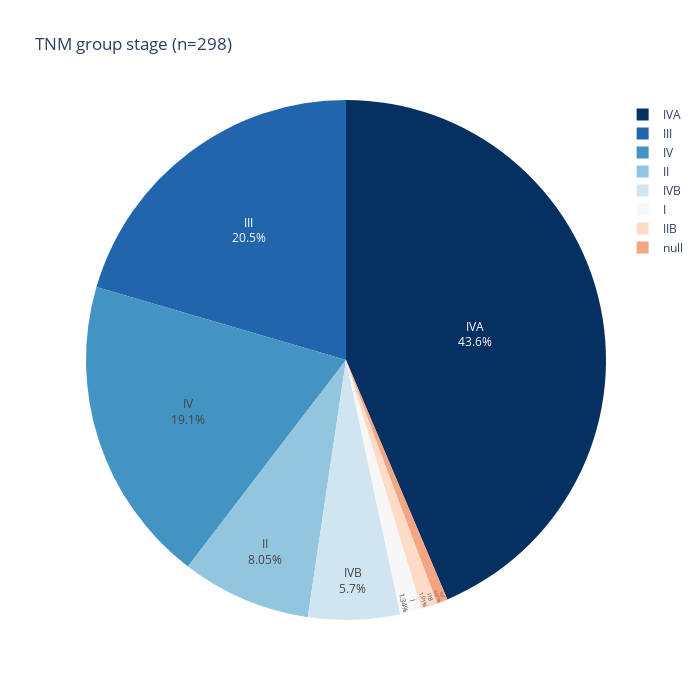

This figure's notebook cell:
### Code cell
fig = px.pie(data_raw, names='TNM group stage', title='TNM group stage (n=298)', hover_data=['TNM group stage'], labels={'TNM group stage':'M-stage'}, width=700, height=700, color_discrete_sequence=px.colors.sequential.RdBu_r)
fig.update_traces(textposition='inside', textinfo='percent+label')
fig.show()

### Figure 1 — Plotly figure (JSON) as saved in the notebook; plotly's stock layout.template omitted (floating-point values rounded to 4 significant figures; data arrays with more than 128 entries replaced by an {"elided": "..."} marker saying what was removed)
{"data": [{"customdata": {"elided": "298x1 str values"}, "domain": {"x": [0, 1], "y": [0, 1]}, "hovertemplate": "M-stage=%{customdata[0]}<extra></extra>", "labels": {"elided": "298 str values"}, "legendgroup": "", "name": "", "showlegend": true, "textinfo": "percent+label", "textposition": "inside", "type": "pie"}], "layout": {"height": 700, "legend": {"tracegroupgap": 0}, "piecolorway": ["rgb(5,48,97)", "rgb(33,102,172)", "rgb(67,147,195)", "rgb(146,197,222)", "rgb(209,229,240)", "rgb(247,247,247)", "rgb(253,219,199)", "rgb(244,165,130)", "rgb(214,96,77)", "rgb(178,24,43)", "rgb(103,0,31)"], "title": {"text": "TNM group stage (n=298)"}, "width": 700}}
